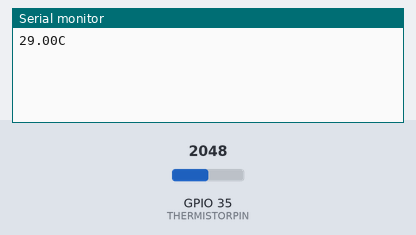
This sketch was run on a simulated ESP32. Parts: the last lines printed to the serial monitor. Inputs (shaded band) come from the test bench; at power-on: GPIO 35 (THERMISTORPIN) = 2048.

Above: at 1.8 s.
1.9 s: GPIO 35 (THERMISTORPIN) set to 0
At 2.9 s:
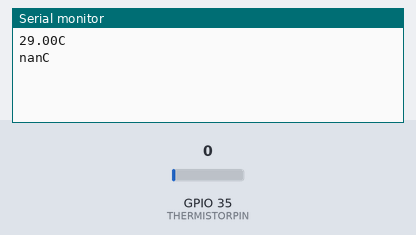
4.5 s: GPIO 35 (THERMISTORPIN) set to 65
At 5.8 s:
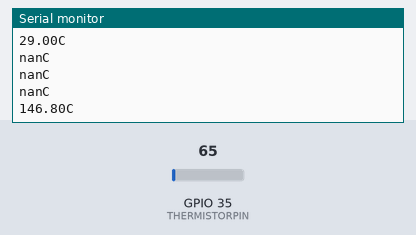

Measured:
- after the input at 1.9 s, the serial monitor: prints a new line after 0.15 s (image 1)
- after the input at 4.5 s, the serial monitor: prints a new line after 0.56 s (image 2)

The sketch:

Nhiet_do.ino
```cpp
//NẾU NHIỆT ĐIỆN TRỞ LÀ 10K THÌ CHỌN ĐIỆN TRỞ LÀ 10K

#define THERMISTORPIN 35        // which analog pin to connect
#define THERMISTORNOMINAL 10000   // resistance at 25 degrees C
#define TEMPERARURENOMINAL 25  // temp. for nominal resistance (almost always 25 C)
#define NUMSAMPLES 5  // how many samples to take and average, more takes longer
#define BCOEFFICIENT 3950  // The beta coefficient of the thermistor (usually 3000-4000)
#define SERIESRESISTOR 11000    // the value of the 'other' resistor

float nhietdo;
unsigned long timer = 0;

//=================================================

float TempMearsure()
{
  int i;
  float z=0;
  float tem;
  // take N samples in a row, with a slight delay
  for(i=0; i<NUMSAMPLES; i++)
  {
    z += analogRead(THERMISTORPIN);
    delay(10);
  }
  z /= NUMSAMPLES;
  tem = (1/((log((11000 / (4095 / (z - 1))) / 10000) / 3950) + (1.0 / (25 + 273.15))) - 273.25)-10 ;
  return(tem);
}

//======================================================

void setup()
{
  Serial.begin(9600);

}

//======================================================

void loop()
{
  if(millis() - timer > 1000)
  {
    timer = millis();
    nhietdo = TempMearsure();
   Serial.println(String(nhietdo) + "C");

  }
}
```
